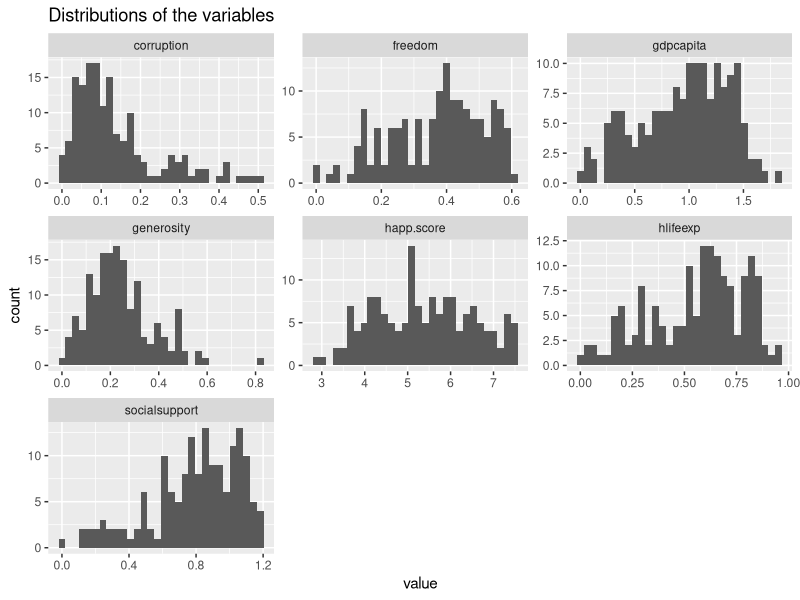
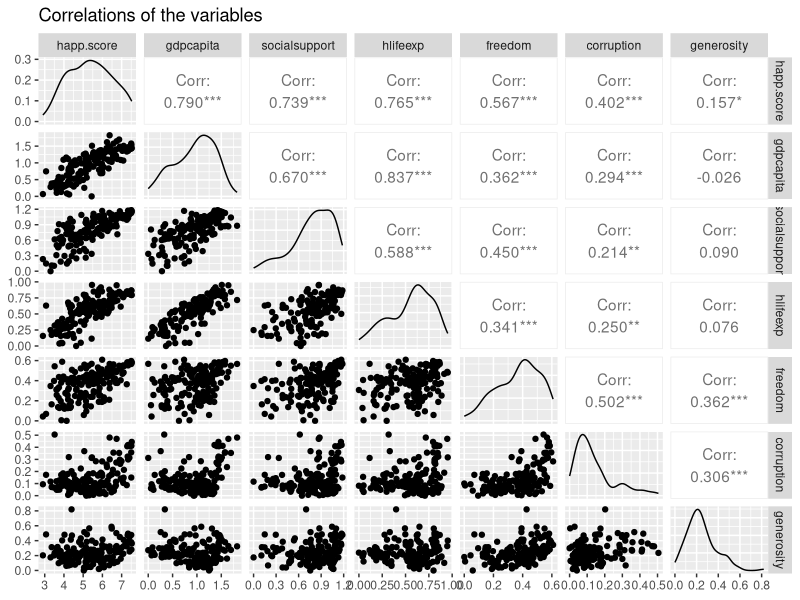
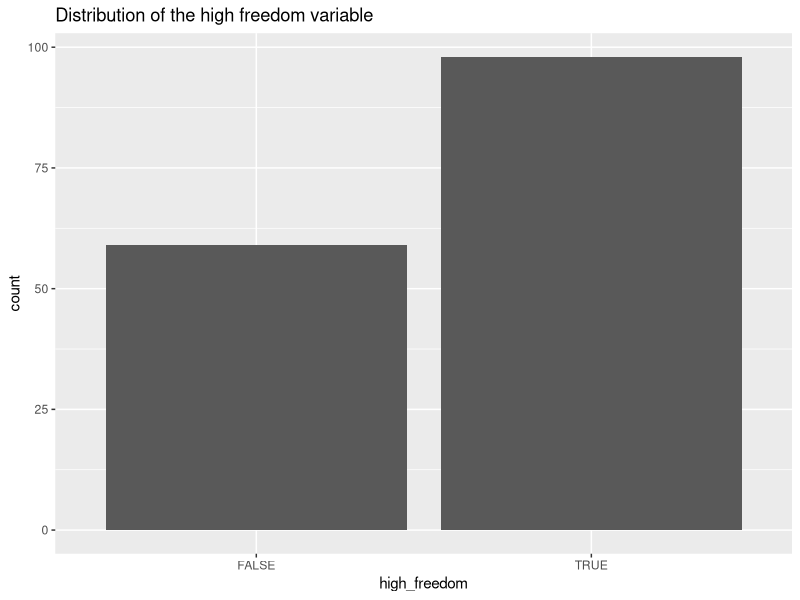
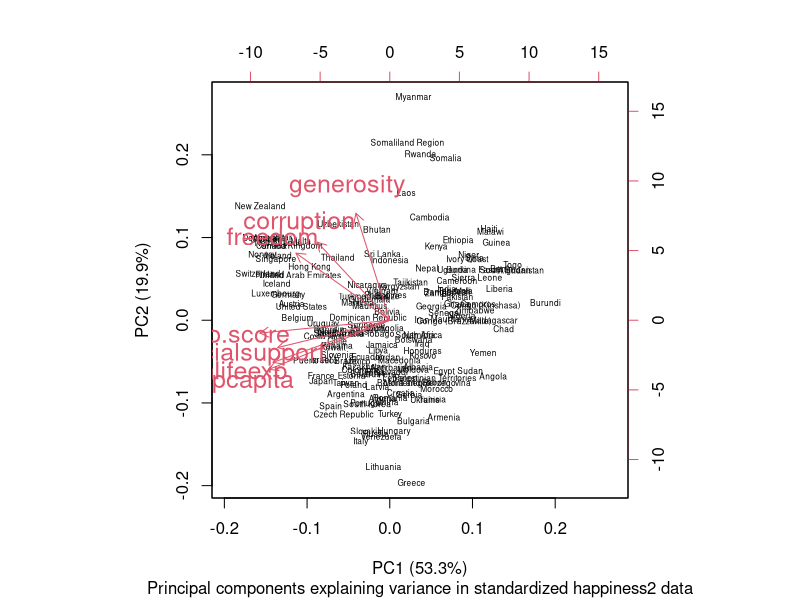

The R source for these figures, in order:
## ---- chunk 1
happiness2 <- read.table("happiness2.csv", sep = ",", header=TRUE)
str(happiness2)
colnames(happiness2)[1] <- "country"
rownames(happiness2) <- happiness2$country
rownames(happiness2)
happiness2 <- dplyr::select(happiness2, -country)
## ---- chunk 2
library(ggplot2); library(GGally); library(tidyr); library(dplyr)

gather(happiness2) %>% ggplot(aes(value)) + geom_histogram() + facet_wrap("key", scales = "free") + ggtitle("Distributions of the variables")

summary(happiness2)

p <- ggpairs(happiness2, mapping = aes(), lower = list(combo = wrap("facethist", bins = 20))) + ggtitle("Correlations of the variables")
p
## ---- chunk 3
m <- lm(happ.score ~ gdpcapita + socialsupport + hlifeexp + freedom + corruption + generosity, data = happiness2)

summary(m)

CI <- confint(m) %>% exp
cbind(CI)
## ---- chunk 4
m <- lm(freedom ~ gdpcapita + socialsupport + hlifeexp + corruption + generosity, data = happiness2)

summary(m)

CI <- confint(m) %>% exp
cbind(CI)
## ---- chunk 5
happiness2_f <- mutate(happiness2, high_freedom = freedom > 0.35)
g2 <- ggplot(data = happiness2_f, aes(x = high_freedom))
g2 + geom_bar() + ggtitle("Distribution of the high freedom variable")
## ---- chunk 6
m <- glm(high_freedom ~ gdpcapita + socialsupport + hlifeexp + corruption + generosity, data = happiness2_f, family = "binomial")
summary(m)
OR <- coef(m) %>% exp
CI <- confint(m) %>% exp
cbind(OR, CI)
## ---- chunk 7
library(MASS); library(scales)
happiness2_std <- scale(happiness2)
pca_happiness2_std <- prcomp(happiness2_std)
pca_happiness2_std
s_std <- summary(pca_happiness2_std)
s_std
pca_pr_std <- round(100*s_std$importance[2,], digits = 1)
pca_pr_std
pc_lab_std <- paste0(names(pca_pr_std), " (", pca_pr_std,"%)")
biplot(pca_happiness2_std, cex = c(0.5, 1.5), xlab = pc_lab_std[1], ylab = pc_lab_std[2], sub = "Principal components explaining variance in standardized happiness2 data")
